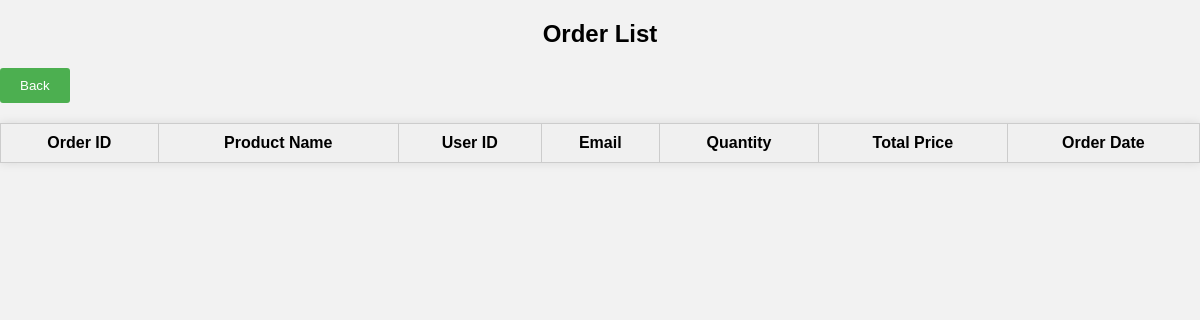
The page /Admin/Topup/Tableorder.php on the database as committed earlier.
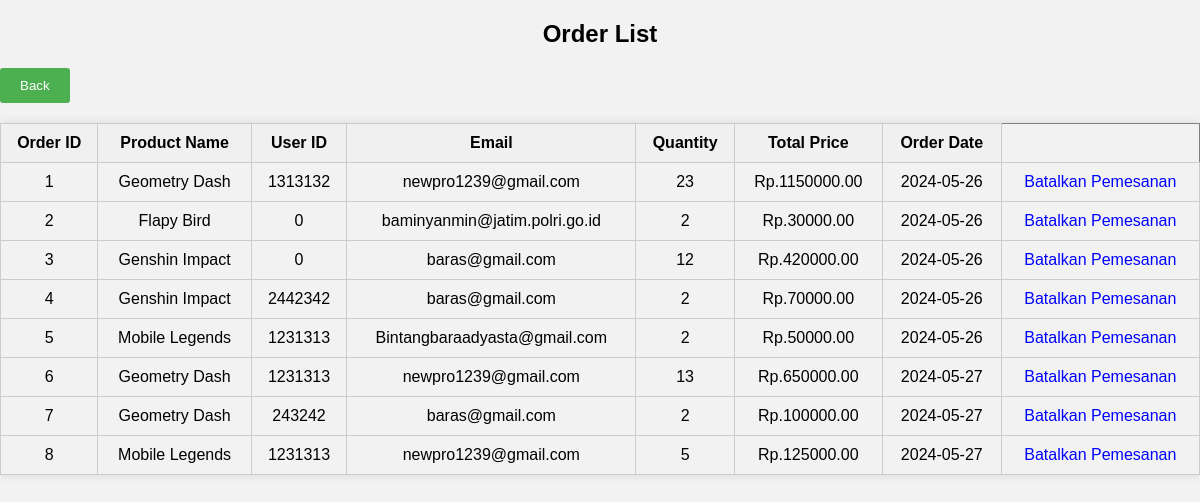
The same page on the database as committed later.
### tables this page shows
CREATE TABLE `topup` (
  `ID_TOPUP` int(11) NOT NULL,
  `Nama` varchar(255) DEFAULT NULL,
  `User_ID` int(250) NOT NULL,
  `Email` varchar(250) NOT NULL,
  `Image_path` varchar(255) DEFAULT NULL,
  `Price` decimal(10,2) NOT NULL,
  `Quantity` varchar(10) NOT NULL,
  `Tanggal_Pembelian` date NOT NULL DEFAULT current_timestamp(),
  `ID` int(11) DEFAULT NULL,
  `ID_PIC` int(11) DEFAULT NULL
);

### Admin/Topup/Tableorder.php (the view, shortened to what this page needs)
<!DOCTYPE html>
<html lang="en">
<head>
    <link rel="stylesheet" href="OrderTable.css">
</head>
<body>
    <h2>Order List</h2>
    <a href="../nextpage.php"><button>Back</button></a>
    <table border="1">
        <tr>
            <th>Order ID</th>
            <th>Product Name</th>
            <th>User ID</th>
            <th>Email</th>
            <th>Quantity</th>
            <th>Total Price</th>
            <th>Order Date</th>
        </tr>
        <?php
        $no = 1;
        include '../../koneksi.php';
        $query = "SELECT * FROM topup";
        $result = mysqli_query($mysqli, $query);
        while ($row = mysqli_fetch_assoc($result)) {
            echo "<tr>
                    <td>{$no}</td>
                    <td>{$row['Nama']}</td>
                    <td>{$row['User_ID']}</td>
                    <td>{$row['Email']}</td>
                    <td>{$row['Quantity']}</td>
                    <td>Rp.{$row['Price']}</td>
                    <td>{$row['Tanggal_Pembelian']}</td>
                    <td><a href='Delete.php?id={$row['ID_TOPUP']}'>Batalkan Pemesanan</a></td>
                  </tr>";
                  $no++;
        }
        ?>
    </table>
</body>
</html>

### Admin/Topup/OrderTable.css (style rules this page uses)
body { font-family: Arial, sans-serif; margin: 0; padding: 0; background-color: #f2f2f2; }
h2 { text-align: center; margin-bottom: 20px; }
table { width: 100%; border-collapse: collapse; margin: 20px auto; box-shadow: 0 0 10px rgba(0, 0, 0, 0.1); }
table th, table td { padding: 10px; border: 1px solid #ccc; }
table th { background-color: #f0f0f0; font-weight: bold; text-align: center; }
table td { text-align: center; }
a { text-decoration: none; color: blue; }
button { background-color: #4CAF50; color: white; border: none; padding: 10px 20px; cursor: pointer; border-radius: 3px; }

Rows that differ between the two databases and show on the page:
added topup: Nama "Geometry Dash", User_ID "1313132", Email "newpro1239@gmail.com", Quantity "23", Price "1150000.00", Tanggal_Pembelian "2024-05-26"
added topup: Nama "Flapy Bird", User_ID "0", Email "baminyanmin@jatim.polri.go.id", Quantity "2", Price "30000.00", Tanggal_Pembelian "2024-05-26"
added topup: Nama "Genshin Impact", User_ID "0", Email "baras@gmail.com", Quantity "12", Price "420000.00", Tanggal_Pembelian "2024-05-26"
added topup: Nama "Genshin Impact", User_ID "2442342", Email "baras@gmail.com", Quantity "2", Price "70000.00", Tanggal_Pembelian "2024-05-26"
added topup: Nama "Mobile Legends", User_ID "1231313", Email "Bintangbaraadyasta@gmail.com", Quantity "2", Price "50000.00", Tanggal_Pembelian "2024-05-26"
added topup: Nama "Geometry Dash", User_ID "1231313", Email "newpro1239@gmail.com", Quantity "13", Price "650000.00", Tanggal_Pembelian "2024-05-27"
added topup: Nama "Geometry Dash", User_ID "243242", Email "baras@gmail.com", Quantity "2", Price "100000.00", Tanggal_Pembelian "2024-05-27"
added topup: Nama "Mobile Legends", User_ID "1231313", Email "newpro1239@gmail.com", Quantity "5", Price "125000.00", Tanggal_Pembelian "2024-05-27"
